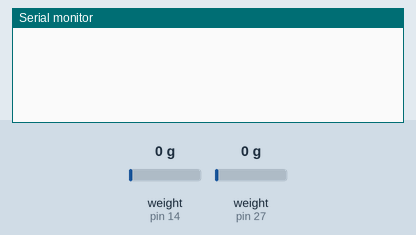
Simulated run of this sketch. Board: Arduino Uno, built with avr-gcc and run on an emulated ATmega328P. On the bench: the last lines printed to the serial monitor. Inputs (shaded band) come from the test bench; at power-on: weight on the scale (sensors on pin 14, pin 27) 0 g.

Above: at 3.2 s.
3.3 s: weight on the scale (sensor on pin 14) set to 100 g
At 5.3 s:
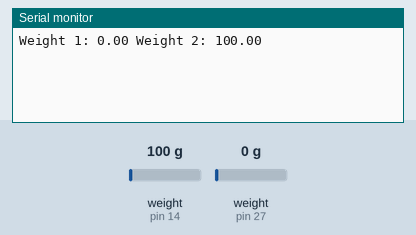
7.7 s: weight on the scale (sensor on pin 27) set to 100 g
At 8.9 s:
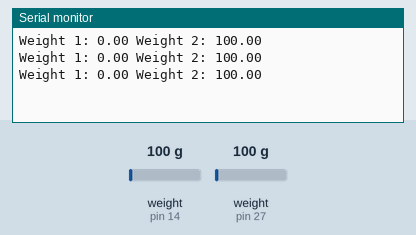
10.5 s: weight on the scale (sensor on pin 14) set to 1250 g
At 11.2 s:
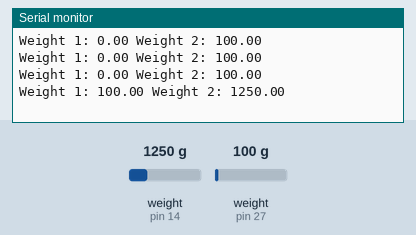
13.3 s: weight on the scale (sensor on pin 27) set to 1250 g
At 16.0 s:
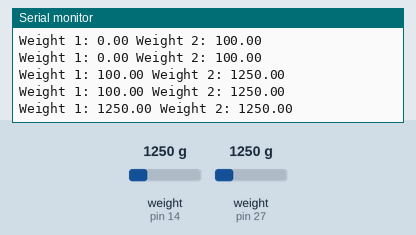
Timing chart, 0 to 17.1 s (numbered marks = the images above; inputs shaded):
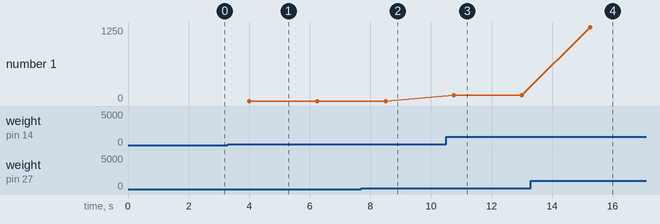

Measured:
- after the input at 3.3 s, the serial monitor: prints a new line after 0.70 s (image 1)
- after the input at 10.5 s, the serial monitor: prints a new line after 0.25 s (image 3)
- after the input at 13.3 s, the serial monitor: prints a new line after 2.0 s (image 4)

The sketch:

loadcell_code_test_1.0.ino
```cpp
#include "HX711.h"

// Initialize two HX711 instances for the two load cells
HX711 loadCell1;
HX711 loadCell2;

// Define the digital output (DOUT) and clock (SCK) pins for the first HX711
const int DAT1 = 27;
const int CLK1 = 12;

// Define the digital output (DOUT) and clock (SCK) pins for the second HX711
const int DAT2 = 14;
const int CLK2 = 32;

void setup() {
  Serial.begin(115200);

  // Initialize the first HX711
  loadCell1.begin(DAT1, CLK1);

  //scale_factor = known_weight / output_value
  loadCell1.set_scale(3005.f);  // Set the scale factor for the first load cell
  loadCell1.tare();  // Tare the first scale

  // Initialize the second HX711
  loadCell2.begin(DAT2, CLK2);

  //scale_factor = known_weight / output_value
  loadCell2.set_scale(3174.f);  // Set the scale factor for the second load cell
  loadCell2.tare();  // Tare the second scale
}

void loop() {
  // Read the weight of the first load cell
  float weight1 = loadCell1.get_units(10);

  // Read the weight of the second load cell
  float weight2 = loadCell2.get_units(10);

  // Print the weights to the serial monitor
  Serial.print("Weight 1: ");
  Serial.print(weight1);
  Serial.print(" Weight 2: ");
  Serial.println(weight2);
  delay(250);
}
```
